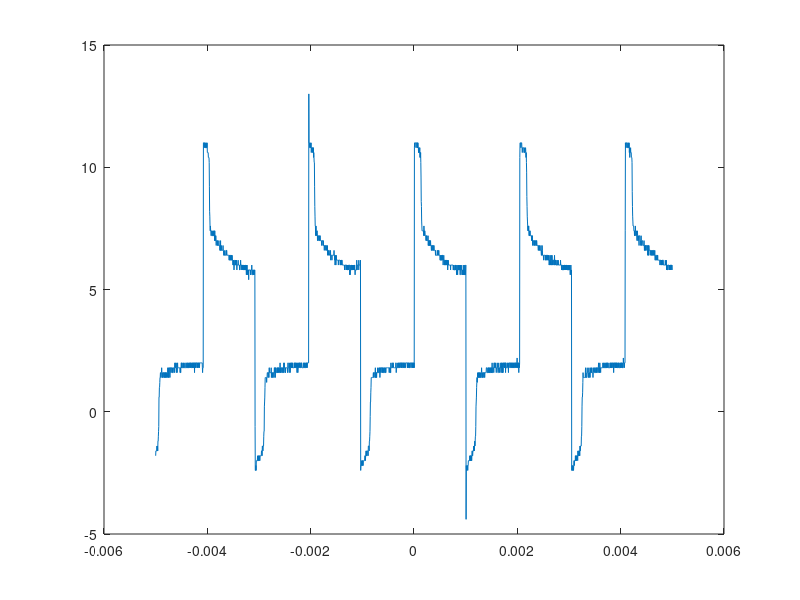
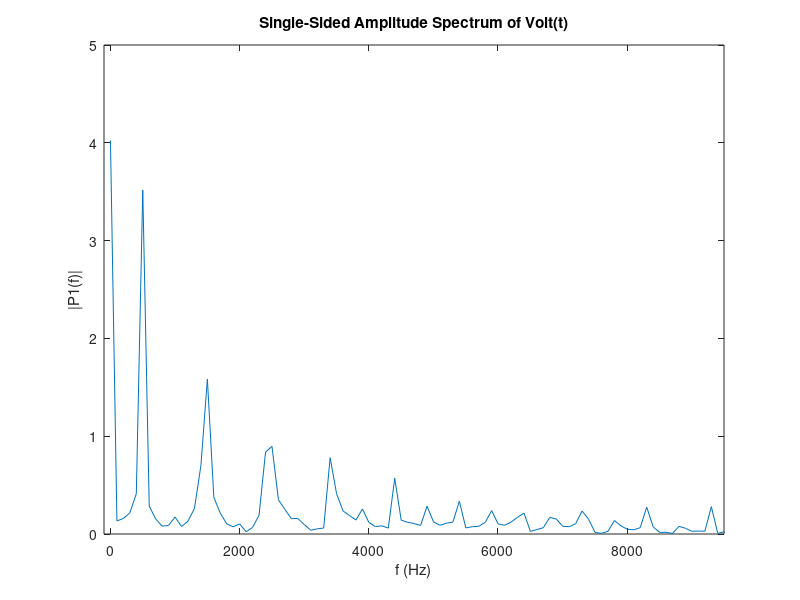
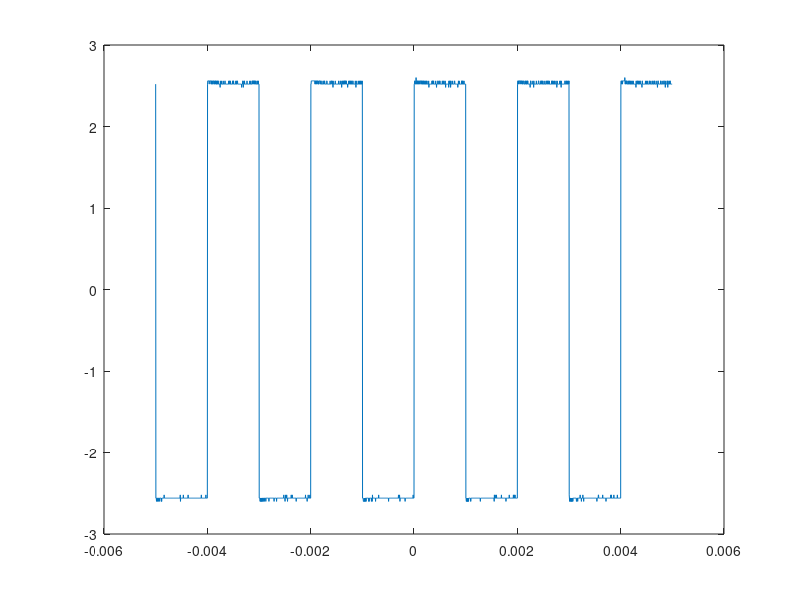
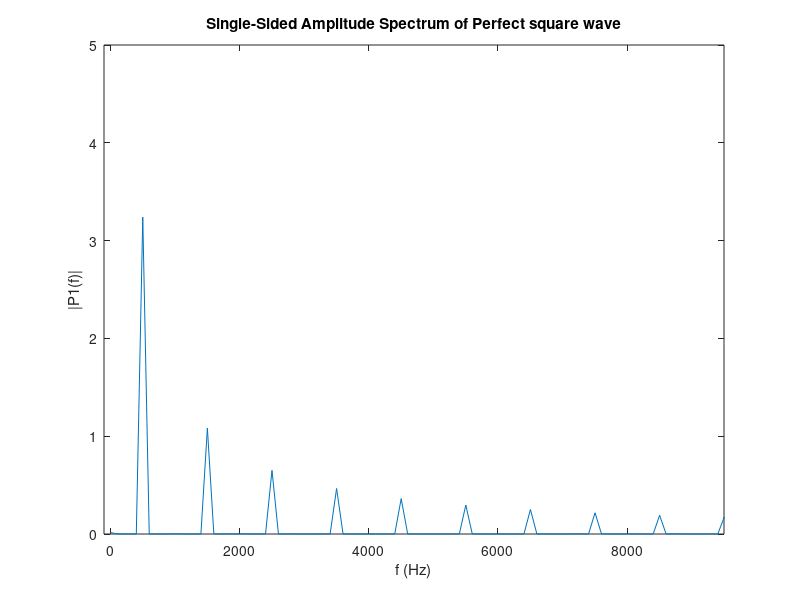

MATLAB code for these plots, in order:
clear all;

% with noise
fileID0 = fopen('ubc_motor_noise_form.txt','r');
formatSpec = '%f %f';
sizeA = [2 inf];
A = fscanf(fileID0,formatSpec,sizeA);
A = A';
fclose(fileID0);
TimeVec = A(:,1);
VoltVec = A(:,2);
L = length(TimeVec);
Fs = length(TimeVec)/(TimeVec(end)-TimeVec(1));

figure;
plot(TimeVec, VoltVec);

figure;
Y = fft(VoltVec);
P2 = abs(Y/L);
P1 = P2(1:L/2+1);
P1(2:end-1) = 2*P1(2:end-1);
f = Fs*(0:(L/2))/L;
plot(f,P1); 
axis([-100 9500 0 5]);
title('Single-Sided Amplitude Spectrum of Volt(t)');
xlabel('f (Hz)');
ylabel('|P1(f)|');

% with perfect squre wave
fileID1 = fopen('ubc_perfec_square_wave_form.txt','r');
formatSpec = '%f %f';
sizeA = [2 inf];
A = fscanf(fileID1,formatSpec,sizeA);
A = A';
fclose(fileID1);
TimeVec = A(:,1);
VoltVec = A(:,2);
L = length(TimeVec);
Fs = length(TimeVec)/(TimeVec(end)-TimeVec(1));

figure;
plot(TimeVec, VoltVec);

figure;
Y = fft(VoltVec);
P2 = abs(Y/L);
P1 = P2(1:L/2+1);
P1(2:end-1) = 2*P1(2:end-1);
f = Fs*(0:(L/2))/L;
plot(f,P1); 
axis([-100 9500 0 5]);
title('Single-Sided Amplitude Spectrum of Perfect square wave');
xlabel('f (Hz)');
ylabel('|P1(f)|');